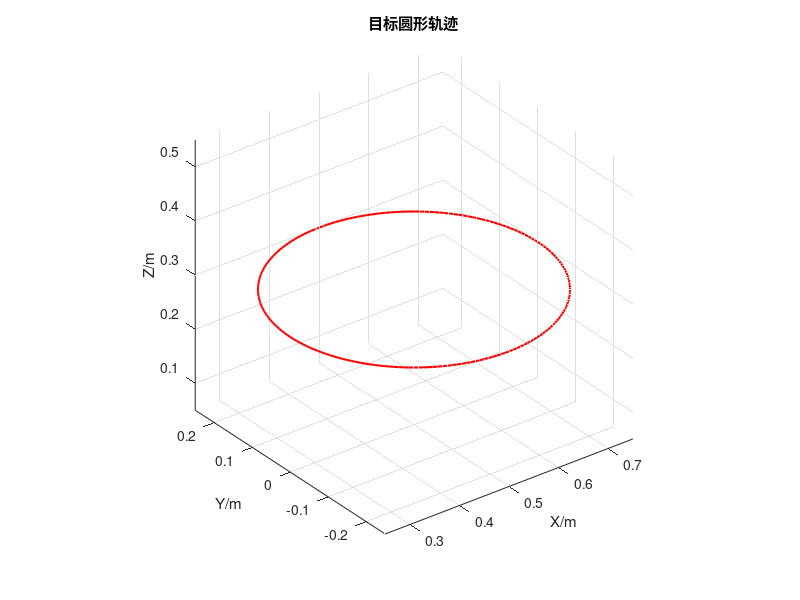

Reproduce this figure in MATLAB. (Note: this script raises an error after producing the figure.)
%% 实验3：Puma560逆运动学轨迹仿真
% 适配：MATLAB 2018a + Peter Corke Robotics Toolbox 9.x
clc;                  % 清空命令行窗口
clear;                % 清空工作区所有变量
close all;            % 关闭所有绘图窗口
%% ===================== 1. 定义目标圆形轨迹 =====================
N = (0:0.5:100)';     % 生成轨迹采样点序列，步长0.5
center = [0.5 0 0.3]; % 设置圆形轨迹的圆心坐标(X,Y,Z)
radius = 0.25;         % 设置圆形轨迹的半径
theta = ( N / N(end) ) * 2*pi;  % 计算轨迹角度，范围0~2π
points = ( center + radius*[cos(theta) sin(theta) zeros(size(theta))] )';  % 生成圆形轨迹坐标点

% ? 核心修改：垂直圆（XZ平面）Y固定，X和Z变化
%points = ( center + radius*[cos(theta) zeros(size(theta)) sin(theta)] )';

% 绘制目标轨迹
figure('Name','目标轨迹');  % 新建图形窗口
plot3(points(1,:), points(2,:), points(3,:), 'r', 'LineWidth',1.5);  % 绘制3D圆形轨迹
hold on;              % 保持绘图窗口
grid on;              % 显示网格
axis equal;           % 坐标轴等比例显示
view(3);              % 切换3D视角
xlabel('X/m');        % X轴标签
ylabel('Y/m');        % Y轴标签
zlabel('Z/m');        % Z轴标签
title('目标圆形轨迹'); % 图形标题

%% ===================== 2. 加载Puma560机器人模型 =====================
mdl_puma560;          % 调用工具箱，加载Puma560机械臂模型
disp('Puma560机械臂模型加载完成！');  % 命令行打印提示信息

%% ===================== 3. 逆运动学求解 =====================
q = zeros(length(theta), 6);  % 初始化6关节角度矩阵
q0 = qz;                      % 设置机械臂初始关节角（零位姿态）

for i = 1:length(theta)       % 循环遍历所有轨迹点
    T = transl(points(:,i)) * trotz(0);  % 构建末端位姿矩阵(位置+姿态)
    % 逆运动学求解，获取当前轨迹点的关节角
    q(i,:) = p560.ikine(T, q0, 'mask', [1 1 1 0 0 0], 'ilimit', 1500, 'tol', 1e-6);  
    q0 = q(i,:);              % 更新初始关节角，保证运动平滑
end
disp('逆运动学求解完成！');   % 命令行打印提示信息

%% ===================== 4. 正运动学验证 =====================
actual_points = zeros(3, length(theta));  % 初始化实际轨迹坐标矩阵
for i = 1:length(theta)                   % 循环遍历所有关节角
    T_actual = p560.fkine(q(i,:));         % 正运动学计算末端位姿
    actual_points(:,i) = transl(T_actual); % 提取实际轨迹坐标
end

% 轨迹对比绘图
figure('Name','轨迹对比');  % 新建图形窗口
plot3(points(1,:), points(2,:), points(3,:), 'g--', 'LineWidth',1.5); hold on; % 绘制目标轨迹
plot3(actual_points(1,:), actual_points(2,:), actual_points(3,:), 'b', 'LineWidth',1.5); % 绘制实际轨迹
grid on; axis equal; view(3); % 网格、等比例、3D视角
xlabel('X/m'); ylabel('Y/m'); zlabel('Z/m'); % 坐标轴标签
legend('目标轨迹','实际轨迹','Location','best'); % 图例
title('目标轨迹与机械臂际末端轨迹对比'); % 标题

%% ===================== 5. 机械臂运动动画 =====================
figure('Name','Puma560轨迹仿真'); % 新建动画窗口
plot3(points(1,:), points(2,:), points(3,:), 'r--', 'LineWidth',1.5); hold on; % 绘制目标轨迹
grid on; axis equal; view(3); % 网格、等比例、3D视角
xlabel('X/m'); ylabel('Y/m'); zlabel('Z/m'); % 坐标轴标签
title('Puma560跟踪圆形轨迹仿真'); % 标题
p560.plot(q, 'trail', 'b', 'delay', 0.02); % 播放机械臂运动动画
